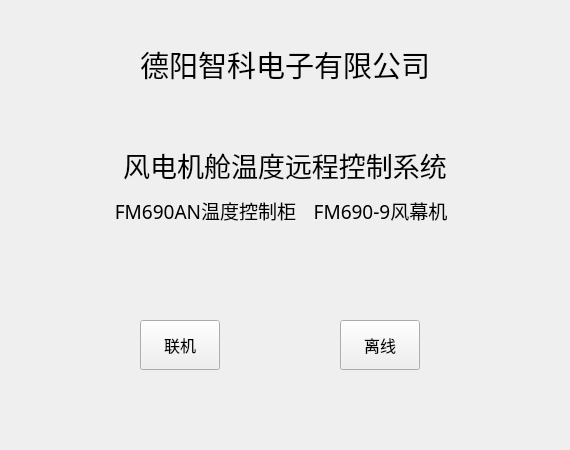
<?xml version="1.0" encoding="UTF-8"?>
<ui version="4.0">
 <class>CHeaterMainForm</class>
 <widget class="QWidget" name="CHeaterMainForm">
  <property name="geometry">
   <rect>
    <x>0</x>
    <y>0</y>
    <width>570</width>
    <height>450</height>
   </rect>
  </property>
  <property name="windowTitle">
   <string>Form</string>
  </property>
  <widget class="QPushButton" name="connect">
   <property name="geometry">
    <rect>
     <x>140</x>
     <y>320</y>
     <width>80</width>
     <height>50</height>
    </rect>
   </property>
   <property name="font">
    <font>
     <family>宋体</family>
     <pointsize>12</pointsize>
     <weight>50</weight>
     <bold>false</bold>
    </font>
   </property>
   <property name="text">
    <string>联机</string>
   </property>
  </widget>
  <widget class="QPushButton" name="disconnect">
   <property name="geometry">
    <rect>
     <x>340</x>
     <y>320</y>
     <width>80</width>
     <height>50</height>
    </rect>
   </property>
   <property name="font">
    <font>
     <family>宋体</family>
     <pointsize>12</pointsize>
     <weight>50</weight>
     <bold>false</bold>
    </font>
   </property>
   <property name="text">
    <string>离线</string>
   </property>
  </widget>
  <widget class="QLabel" name="label">
   <property name="geometry">
    <rect>
     <x>110</x>
     <y>140</y>
     <width>350</width>
     <height>50</height>
    </rect>
   </property>
   <property name="font">
    <font>
     <family>宋体</family>
     <pointsize>20</pointsize>
    </font>
   </property>
   <property name="text">
    <string>&lt;html&gt;&lt;head/&gt;&lt;body&gt;&lt;p&gt;风电机舱温度远程控制系统&lt;/p&gt;&lt;/body&gt;&lt;/html&gt;</string>
   </property>
   <property name="alignment">
    <set>Qt::AlignCenter</set>
   </property>
  </widget>
  <widget class="QLabel" name="label_2">
   <property name="geometry">
    <rect>
     <x>110</x>
     <y>190</y>
     <width>191</width>
     <height>41</height>
    </rect>
   </property>
   <property name="font">
    <font>
     <family>宋体</family>
     <pointsize>14</pointsize>
    </font>
   </property>
   <property name="text">
    <string>&lt;html&gt;&lt;head/&gt;&lt;body&gt;&lt;p&gt;FM690AN温度控制柜&lt;/p&gt;&lt;/body&gt;&lt;/html&gt;</string>
   </property>
   <property name="alignment">
    <set>Qt::AlignCenter</set>
   </property>
  </widget>
  <widget class="QLabel" name="label_3">
   <property name="geometry">
    <rect>
     <x>110</x>
     <y>40</y>
     <width>350</width>
     <height>50</height>
    </rect>
   </property>
   <property name="font">
    <font>
     <family>华文行楷</family>
     <pointsize>20</pointsize>
    </font>
   </property>
   <property name="text">
    <string>&lt;html&gt;&lt;head/&gt;&lt;body&gt;&lt;p&gt;&lt;span style=&quot; font-size:22pt;&quot;&gt;德阳智科电子有限公司&lt;/span&gt;&lt;/p&gt;&lt;/body&gt;&lt;/html&gt;</string>
   </property>
   <property name="alignment">
    <set>Qt::AlignCenter</set>
   </property>
  </widget>
  <widget class="QLabel" name="label_4">
   <property name="geometry">
    <rect>
     <x>300</x>
     <y>190</y>
     <width>161</width>
     <height>41</height>
    </rect>
   </property>
   <property name="font">
    <font>
     <family>宋体</family>
     <pointsize>12</pointsize>
    </font>
   </property>
   <property name="text">
    <string>&lt;html&gt;&lt;head/&gt;&lt;body&gt;&lt;p&gt;&lt;span style=&quot; font-size:14pt;&quot;&gt;FM690-9风幕机&lt;/span&gt;&lt;/p&gt;&lt;/body&gt;&lt;/html&gt;</string>
   </property>
   <property name="alignment">
    <set>Qt::AlignCenter</set>
   </property>
  </widget>
 </widget>
 <resources/>
 <connections/>
</ui>
